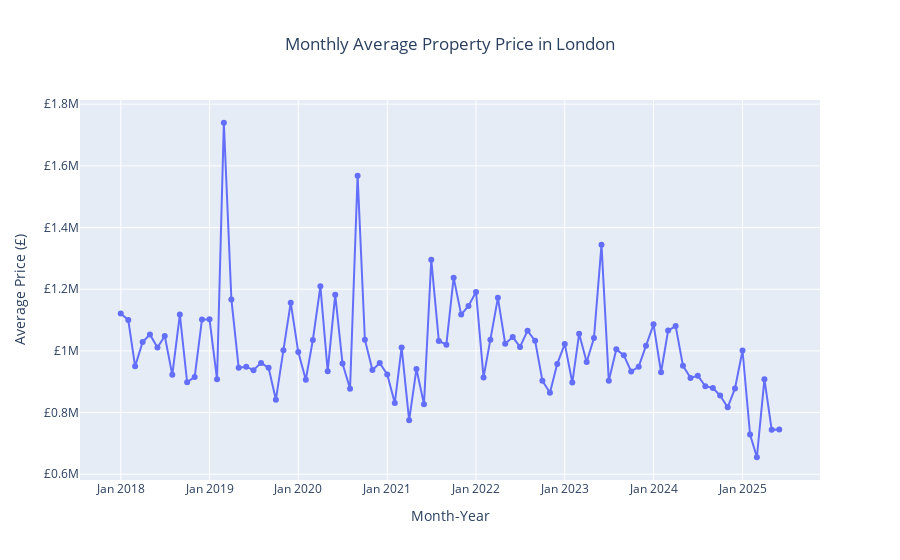

Write notebook code for a chart like this one.
### Markdown cell above
### 3.3) Average prices over time

### Code cell
london_df['month_year'] = london_df['transfer_date'].dt.to_period('M').dt.to_timestamp()

# Group by month and compute average price
monthly_avg = (
    london_df
    .groupby('month_year', as_index=False)['price']
    .mean()
    .rename(columns={'price': 'avg_price'})
)

# Plot using Plotly Express
fig = px.line(
    monthly_avg,
    x='month_year',
    y='avg_price',
    title='Monthly Average Property Price in London',
    labels={'month_year': 'Month-Year', 'avg_price': 'Average Price (£)'},
    markers=True
)

fig.update_layout(
    xaxis=dict(tickformat='%b %Y'),
    title_x=0.5,
    yaxis_tickprefix='£'
)

fig.show()
